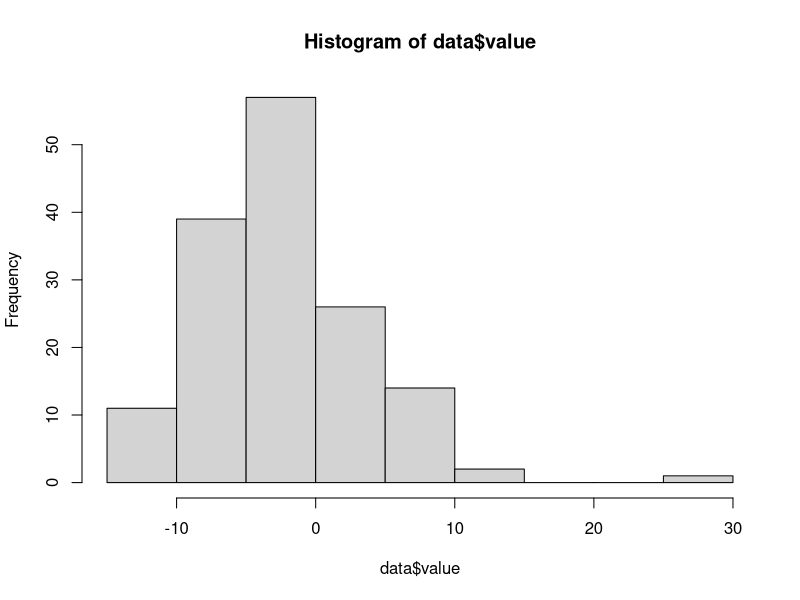
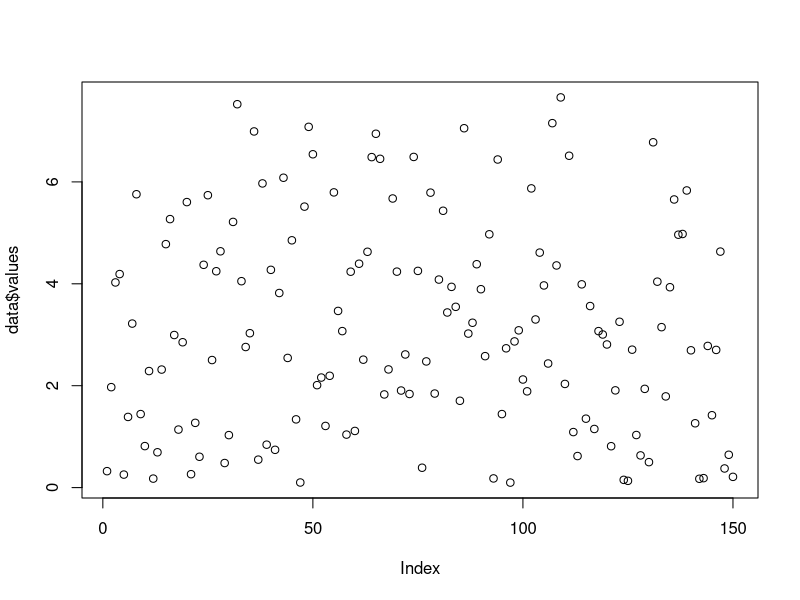
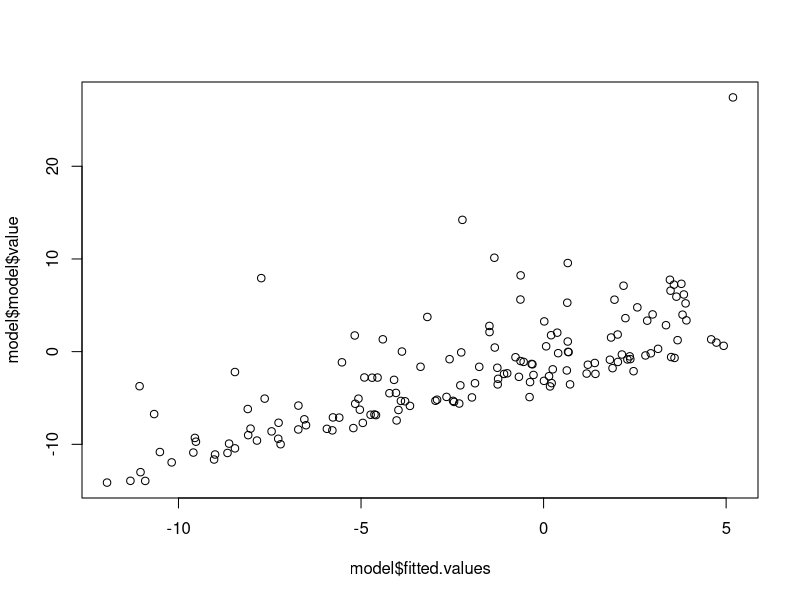

Recreate these plots in R, in order.

# You have been given data from an experiment, with
# independent variables  a, b, c, d, e and dependent variable "value"
data <- read.csv("model.csv")

# Your job is to use a linear model to determine which variables influence "value"
hist(data$value)

# Here are the tools at your disposal:

# Look for correlations between your variables
cor(data$a, data$value)

# Plot relationships between your variables
plot(data$c, data$values)

# Here's a basic linear model.
# Try to build the best linear model you can.
model <- lm(value ~ a + b + c + d + e, data)

# View your model's fit with summary
# The estimate for each coefficient tells you how much weight it has in the model
# The p-value for each coefficient tells you whether the modeled relationship is significant
# The R-squared value tells you how well it fits altogether
summary(model)


# Plotting the actual value against the model's predicted (fitted) value
# shows you visually how accurate your model is and if there's sytematic bias
# in it's predictions. A perfect x-y line means a perfect fit.
plot(model$model$value ~ model$fitted.values)


# Hint: you can add columns to your dataframe if you want to use them in your model:
data$test <- data$a + data$b
model <- lm(value ~ test + c + d, data)
summary(model)
